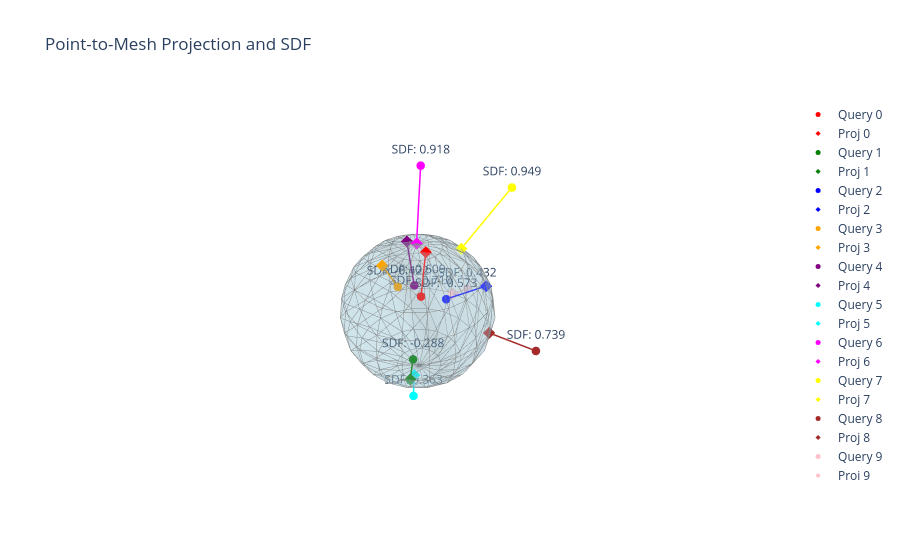

Notebook source saved alongside this figure:
### Markdown cell above
### Example 7: Query Point SDF on a Manifold Sphere

### Code cell
import open3d as o3d
import torch
import conquer3d as c3d
import plotly.graph_objects as go
import numpy as np
import random

# 1. Create a manifold sphere mesh
sphere = o3d.geometry.TriangleMesh.create_sphere(radius=1.0, resolution=10)
sphere.compute_vertex_normals()
vertices = torch.tensor(np.asarray(sphere.vertices), dtype=torch.float32, device='cuda')
triangles = torch.tensor(np.asarray(sphere.triangles), dtype=torch.int32, device='cuda')

# 2. Build the TriangleMesh
mesh = c3d.data_structure.TriangleMesh(vertices, triangles)

# 3. Sample 5 inside points and 5 outside points
inside_pts = []
for _ in range(5):
    # Inside radius < 1.0
    r = random.uniform(0.1, 0.8)
    theta = random.uniform(0, 2*np.pi)
    phi = random.uniform(0, np.pi)
    x = r * np.sin(phi) * np.cos(theta)
    y = r * np.sin(phi) * np.sin(theta)
    z = r * np.cos(phi)
    inside_pts.append([x,y,z])
    
outside_pts = []
for _ in range(5):
    # Outside radius > 1.0
    r = random.uniform(1.2, 2.0)
    theta = random.uniform(0, 2*np.pi)
    phi = random.uniform(0, np.pi)
    x = r * np.sin(phi) * np.cos(theta)
    y = r * np.sin(phi) * np.sin(theta)
    z = r * np.cos(phi)
    outside_pts.append([x,y,z])

query_points_np = np.array(inside_pts + outside_pts)
query_points = torch.tensor(query_points_np, dtype=torch.float32, device='cuda')

# 4. Query points with SDF and projected points
q_ids, tri_ids, prj_pts, sdf = mesh.query_points(
    query_points, 
    return_sdf=True, 
    return_prj_pts=True, 
    sign_mode=0,
    distance_mode=0
)

prj_pts_np = prj_pts.cpu().numpy()
sdf_np = sdf.cpu().numpy()

# 5. Visualize
fig = go.Figure()

# Plot base mesh
fig.add_trace(go.Mesh3d(
    x=vertices[:, 0].cpu(), y=vertices[:, 1].cpu(), z=vertices[:, 2].cpu(),
    i=triangles[:, 0].cpu(), j=triangles[:, 1].cpu(), k=triangles[:, 2].cpu(),
    color='lightblue', opacity=0.3, name='Base Mesh'
))

# Extract edges for wireframe
verts_np = vertices.cpu().numpy()
tris_np = triangles.cpu().numpy()
edge_x = []
edge_y = []
edge_z = []
for tri in tris_np:
    v0, v1, v2 = verts_np[tri[0]], verts_np[tri[1]], verts_np[tri[2]]
    edge_x.extend([v0[0], v1[0], v2[0], v0[0], None])
    edge_y.extend([v0[1], v1[1], v2[1], v0[1], None])
    edge_z.extend([v0[2], v1[2], v2[2], v0[2], None])

fig.add_trace(go.Scatter3d(
    x=edge_x, y=edge_y, z=edge_z,
    mode='lines',
    line=dict(color='gray', width=1),
    name='Wireframe',
    showlegend=False
))

colors = ['red', 'green', 'blue', 'orange', 'purple', 'cyan', 'magenta', 'yellow', 'brown', 'pink']

# Plot pairs of points and text for SDF
for i in range(10):
    qp = query_points_np[i]
    pp = prj_pts_np[i]
    dist = sdf_np[i]
    c = colors[i]
    
    # Query point
    fig.add_trace(go.Scatter3d(
        x=[qp[0]], y=[qp[1]], z=[qp[2]],
        mode='markers+text',
        marker=dict(size=5, color=c),
        text=[f'SDF: {dist:.3f}'],
        textposition='top center',
        name=f'Query {i}'
    ))
    
    # Projected point
    fig.add_trace(go.Scatter3d(
        x=[pp[0]], y=[pp[1]], z=[pp[2]],
        mode='markers',
        marker=dict(size=4, color=c, symbol='diamond'),
        name=f'Proj {i}'
    ))
    
    # Line connecting them
    fig.add_trace(go.Scatter3d(
        x=[qp[0], pp[0]], y=[qp[1], pp[1]], z=[qp[2], pp[2]],
        mode='lines',
        line=dict(color=c, width=3),
        showlegend=False
    ))

fig.update_layout(
    scene=dict(
        xaxis=dict(visible=False),
        yaxis=dict(visible=False),
        zaxis=dict(visible=False)
    ),
    title="Point-to-Mesh Projection and SDF"
)
fig.show()

### Figure 1 — Plotly figure (JSON) as saved in the notebook; plotly's stock layout.template omitted (floating-point values rounded to 4 significant figures; data arrays with more than 128 entries replaced by an {"elided": "..."} marker saying what was removed)
{"data": [{"color": "lightblue", "i": {"elided": "360 int values"}, "j": {"elided": "360 int values"}, "k": {"elided": "360 int values"}, "name": "Base Mesh", "opacity": 0.3, "type": "mesh3d", "x": {"elided": "182 float values"}, "y": {"elided": "182 float values"}, "z": {"elided": "182 float values"}}, {"line": {"color": "gray", "width": 1}, "mode": "lines", "name": "Wireframe", "showlegend": false, "type": "scatter3d", "x": {"elided": "1800 float values"}, "y": {"elided": "1800 float values"}, "z": {"elided": "1800 float values"}}, {"marker": {"color": "red", "size": 5}, "mode": "markers+text", "name": "Query 0", "text": ["SDF: -0.710"], "textposition": "top center", "type": "scatter3d", "x": [0.01169], "y": [0.07314], "z": [0.2692]}, {"marker": {"color": "red", "size": 4, "symbol": "diamond"}, "mode": "markers", "name": "Proj 0", "type": "scatter3d", "x": [0.02927], "y": [0.1841], "z": [0.9701]}, {"line": {"color": "red", "width": 3}, "mode": "lines", "showlegend": false, "type": "scatter3d", "x": [0.01169, 0.02927], "y": [0.07314, 0.1841], "z": [0.2692, 0.9701]}, {"marker": {"color": "green", "size": 5}, "mode": "markers+text", "name": "Query 1", "text": ["SDF: -0.288"], "textposition": "top center", "type": "scatter3d", "x": [0.205], "y": [0.1003], "z": [-0.6662]}, {"marker": {"color": "green", "size": 4, "symbol": "diamond"}, "mode": "markers", "name": "Proj 1", "type": "scatter3d", "x": [0.3229], "y": [0.1603], "z": [-0.9226]}, {"line": {"color": "green", "width": 3}, "mode": "lines", "showlegend": false, "type": "scatter3d", "x": [0.205, 0.3229], "y": [0.1003, 0.1603], "z": [-0.6662, -0.9226]}, {"marker": {"color": "blue", "size": 5}, "mode": "markers+text", "name": "Query 2", "text": ["SDF: -0.573"], "textposition": "top center", "type": "scatter3d", "x": [-0.3655], "y": [0.1562], "z": [0.07452]}, {"marker": {"color": "blue", "size": 4, "symbol": "diamond"}, "mode": "markers", "name": "Proj 2", "type": "scatter3d", "x": [-0.8695], "y": [0.413], "z": [0.163]}, {"line": {"color": "blue", "width": 3}, "mode": "lines", "showlegend": false, "type": "scatter3d", "x": [-0.3655, -0.8695], "y": [0.1562, 0.413], "z": [0.07452, 0.163]}, {"marker": {"color": "orange", "size": 5}, "mode": "markers+text", "name": "Query 3", "text": ["SDF: -0.422"], "textposition": "top center", "type": "scatter3d", "x": [0.2775], "y": [-0.05397], "z": [0.4883]}, {"marker": {"color": "orange", "size": 4, "symbol": "diamond"}, "mode": "markers", "name": "Proj 3", "type": "scatter3d", "x": [0.4685], "y": [-0.08421], "z": [0.863]}, {"line": {"color": "orange", "width": 3}, "mode": "lines", "showlegend": false, "type": "scatter3d", "x": [0.2775, 0.4685], "y": [-0.05397, -0.08421], "z": [0.4883, 0.863]}, {"marker": {"color": "purple", "size": 5}, "mode": "markers+text", "name": "Query 4", "text": ["SDF: -0.609"], "textposition": "top center", "type": "scatter3d", "x": [0.005681], "y": [-0.0537], "z": [0.3746]}, {"marker": {"color": "purple", "size": 4, "symbol": "diamond"}, "mode": "markers", "name": "Proj 4", "type": "scatter3d", "x": [0.02076], "y": [-0.1489], "z": [0.9759]}, {"line": {"color": "purple", "width": 3}, "mode": "lines", "showlegend": false, "type": "scatter3d", "x": [0.005681, 0.02076], "y": [-0.0537, -0.1489], "z": [0.3746, 0.9759]}, {"marker": {"color": "cyan", "size": 5}, "mode": "markers+text", "name": "Query 5", "text": ["SDF: 0.363"], "textposition": "top center", "type": "scatter3d", "x": [0.2531], "y": [0.1363], "z": [-1.321]}, {"marker": {"color": "cyan", "size": 4, "symbol": "diamond"}, "mode": "markers", "name": "Proj 5", "type": "scatter3d", "x": [0.202], "y": [0.1103], "z": [-0.9631]}, {"line": {"color": "cyan", "width": 3}, "mode": "lines", "showlegend": false, "type": "scatter3d", "x": [0.2531, 0.202], "y": [0.1363, 0.1103], "z": [-1.321, -0.9631]}, {"marker": {"color": "magenta", "size": 5}, "mode": "markers+text", "name": "Query 6", "text": ["SDF: 0.918"], "textposition": "top center", "type": "scatter3d", "x": [-0.1024], "y": [-0.01834], "z": [1.912]}, {"marker": {"color": "magenta", "size": 4, "symbol": "diamond"}, "mode": "markers", "name": "Proj 6", "type": "scatter3d", "x": [0], "y": [0], "z": [1]}, {"line": {"color": "magenta", "width": 3}, "mode": "lines", "showlegend": false, "type": "scatter3d", "x": [-0.1024, 0], "y": [-0.01834, 0], "z": [1.912, 1]}, {"marker": {"color": "yellow", "size": 5}, "mode": "markers+text", "name": "Query 7", "text": ["SDF: 0.949"], "textposition": "top center", "type": "scatter3d", "x": [-1.076], "y": [0.5174], "z": [1.533]}, {"marker": {"color": "yellow", "size": 4, "symbol": "diamond"}, "mode": "markers", "name": "Proj 7", "type": "scatter3d", "x": [-0.5297], "y": [0.2392], "z": [0.809]}, {"line": {"color": "yellow", "width": 3}, "mode": "lines", "showlegend": false, "type": "scatter3d", "x": [-1.076, -0.5297], "y": [0.5174, 0.2392], "z": [1.533, 0.809]}, {"marker": {"color": "brown", "size": 5}, "mode": "markers+text", "name": "Query 8", "text": ["SDF: 0.739"], "textposition": "top center", "type": "scatter3d", "x": [-1.072], "y": [1.195], "z": [-0.6327]}, {"marker": {"color": "brown", "size": 4, "symbol": "diamond"}, "mode": "markers", "name": "Proj 8", "type": "scatter3d", "x": [-0.6027], "y": [0.7258], "z": [-0.309]}, {"line": {"color": "brown", "width": 3}, "mode": "lines", "showlegend": false, "type": "scatter3d", "x": [-1.072, -0.6027], "y": [1.195, 0.7258], "z": [-0.6327, -0.309]}, {"marker": {"color": "pink", "size": 5}, "mode": "markers+text", "name": "Query 9", "text": ["SDF: 0.432"], "textposition": "top center", "type": "scatter3d", "x": [-1.32], "y": [-0.284], "z": [-0.4494]}, {"marker": {"color": "pink", "size": 4, "symbol": "diamond"}, "mode": "markers", "name": "Proj 9", "type": "scatter3d", "x": [-0.9162], "y": [-0.2201], "z": [-0.309]}, {"line": {"color": "pink", "width": 3}, "mode": "lines", "showlegend": false, "type": "scatter3d", "x": [-1.32, -0.9162], "y": [-0.284, -0.2201], "z": [-0.4494, -0.309]}], "layout": {"scene": {"xaxis": {"visible": false}, "yaxis": {"visible": false}, "zaxis": {"visible": false}}, "title": {"text": "Point-to-Mesh Projection and SDF"}}}
